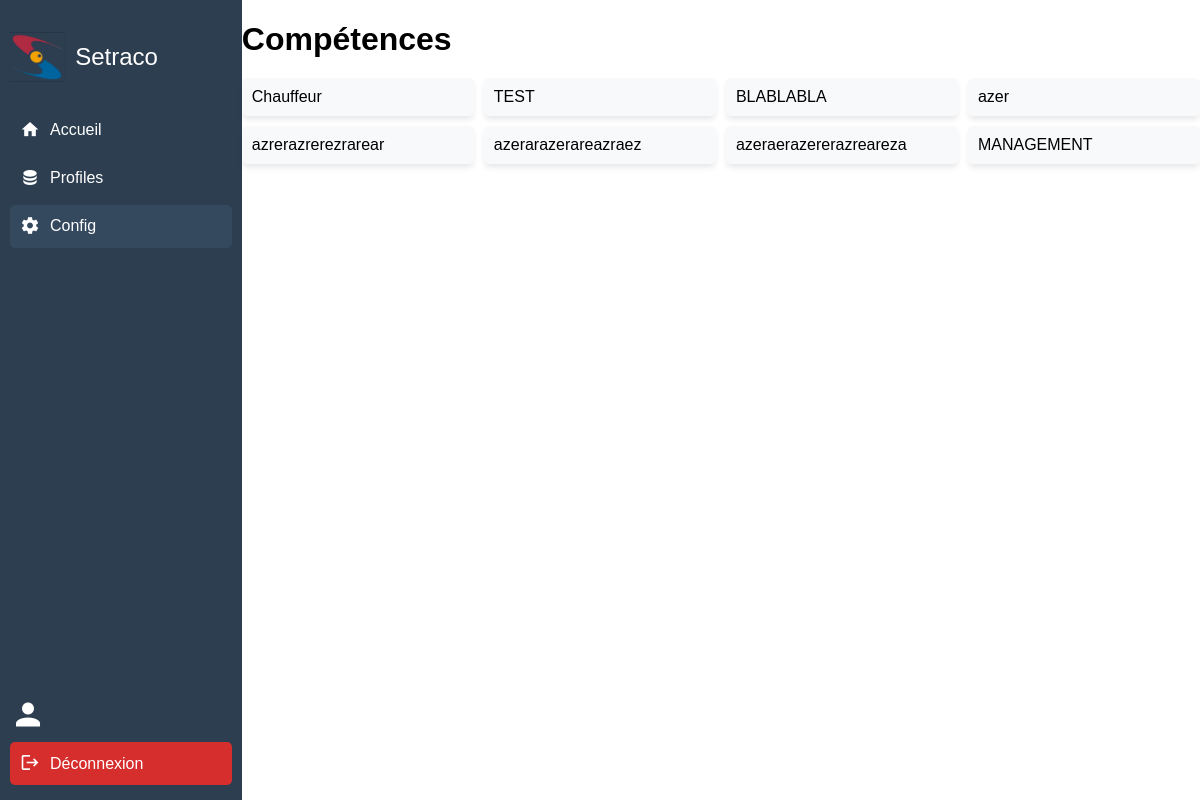
The app's page /config/, older data.
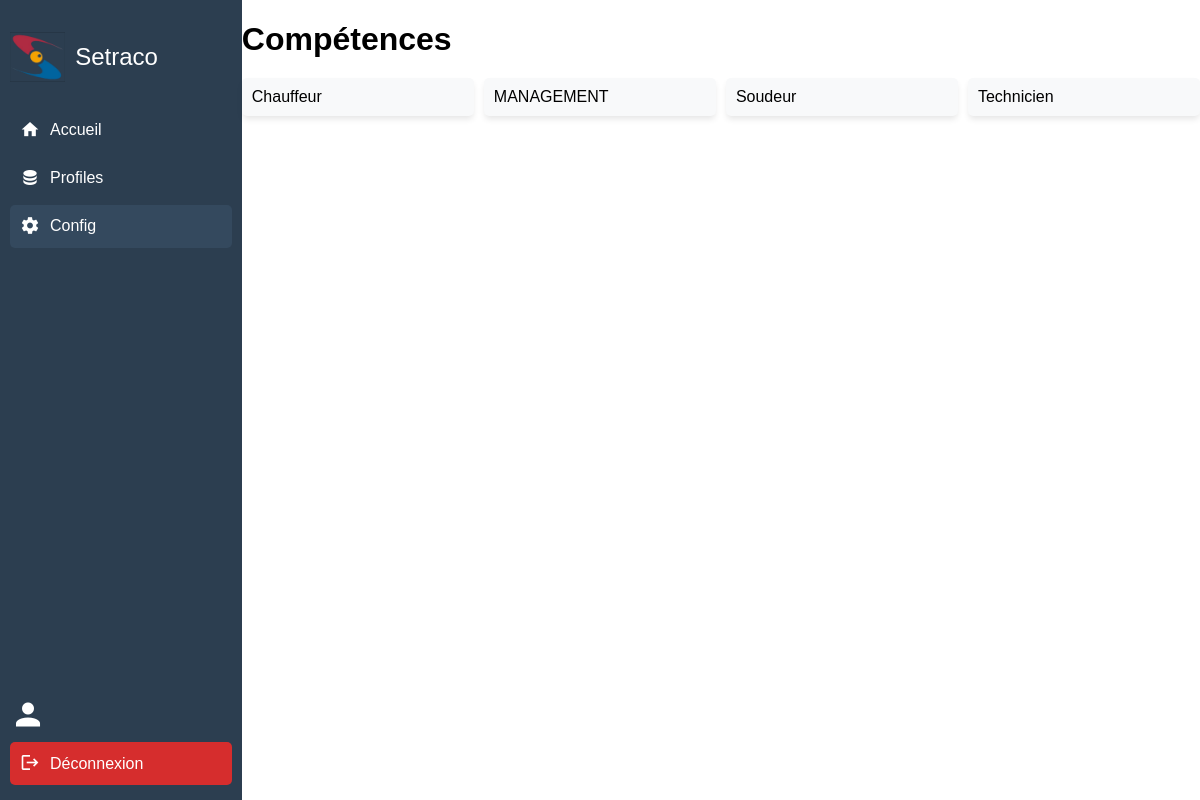
The same page, newer data.
### skills/models.py (models this page shows, shortened)
class Skill(models.Model):
    name = models.CharField(max_length=100)

### profiles/views.py (the view)
# urls.py: path('config/', config, name='config'),
def config(request):
    if request.method == 'GET':
        skills = Skill.objects.all()
        return render(request, 'config.html', {'skills': skills})

### accounts/templatetags/auth_extras.py (called while the page is built)
@register.filter(name='has_groups')
def has_groups(user, group_names):
    if isinstance(group_names, str):
        group_names = group_names.split(',')
    return user.groups.filter(name__in=group_names).exists() or user.is_superuser

### profiles/templates/config.html (shortened to what this page needs)
{% extends 'baseV3.html' %}
{% load auth_extras %}
{% block content %}
<h1>Compétences</h1>
<div class="skills-grid">
    {% for skill in skills %}
    <div class="skill-card">
        <span>{{ skill.name }}</span>
    </div>
    {% endfor %}
</div>
{% endblock %}

### profiles/templates/baseV3.html (shortened to what this page needs)
{% load static %}
{% load auth_extras %}
<!DOCTYPE html>
<html lang="en">
<head>
    <link href="https://cdn.jsdelivr.net/npm/vuetify@3.7/dist/vuetify.min.css" rel="stylesheet">
    <link href="https://cdn.jsdelivr.net/npm/@mdi/font/css/materialdesignicons.min.css" rel="stylesheet">
</head>
<body>
    <div class="container">
        <div class="sidebar">
            <div class="logo">
                <img src="{% static 'images/logoCrop.png' %}" alt="Company Logo">
                <span>Setraco</span>
            </div>
            <nav class="menu">
                <a href="{% url 'home' %}" class="{% if request.path == '/' %}active{% endif %}">
                    <span class="mdi mdi-home"></span>
                    Accueil
                </a>
                <a href="{% url 'profiles' %}" class="{% if request.path == '/profiles/' %}active{% endif %}">
                    <span class="mdi mdi-database"></span>
                    Profiles
                </a>
                <a href="{% url 'config' %}" class="{% if request.path == '/config/' %}active{% endif %}">
                    <span class="mdi mdi-cog"></span>
                    Config
                </a>
            </nav>
            <div class="logout">
                <div id="account-details">
                    <span class="mdi mdi-account"></span>
                </div>
                <a href="{% url 'logout' %}">
                    <span class="mdi mdi-logout"></span>
                    Déconnexion
                </a>
            </div>
        </div>
        <div class="content">
            {% block content %}
            {% endblock %}
        </div>
    </div>
</body>
</html>

### profiles/templates/baseV3.html (style rules this page uses)
body, html { margin: 0; padding: 0; font-family: Arial, sans-serif; height: 100%; }
.container { display: flex; height: 100vh; width: 100%; }
.sidebar { width: 250px; background-color: #2c3e50; color: white; display: flex; flex-direction: column; justify-content: space-between; padding: 10px; }
.logo { display: flex; align-items: center; height: 12%; }
.logo img { height: 50px; margin-right: 10px; }
.logo span { font-size: 24px; }
.menu { flex-grow: 1; }
.menu a { display: flex; align-items: center; padding: 10px; margin: 5px 0; color: white; text-decoration: none; border-radius: 5px; transition: background-color 0.3s; }
.menu a:hover, .menu a.active { background-color: #34495e; }
.menu .mdi { font-size: 20px; margin-right: 10px; }
.logout { width: 100%; }
.logout a { display: flex; align-items: center; padding: 10px; margin: 5px 0; background-color: rgb(214, 45, 45); color: white; text-decoration: none; border-radius: 5px; transition: background-color 0.3s; }
.logout .mdi { font-size: 20px; margin-right: 10px; }
.logout #account-details { display: flex; align-items: center; gap: 5px }
.logout #account-details .mdi { font-size: 36px; }
.content { width: 90%; }

### profiles/templates/config.html (style rules this page uses)
h1 { margin-bottom: 20px; }
.skills-grid { display: grid; grid-template-columns: repeat(4, 1fr); gap: 10px; }
.skill-card { background-color: #f8f9fa; padding: 10px; box-shadow: 0 4px 6px -1px rgba(0, 0, 0, 0.1); border-radius: 5px; display: flex; justify-content: space-between; align-items: center; }
.skill-card span { font-size: 16px; }

Row changes from the older to the newer data that the page shows:
removed Skill: name "TEST"
removed Skill: name "BLABLABLA"
removed Skill: name "azer"
removed Skill: name "azrerazrerezrarear"
removed Skill: name "azerarazerareazraez"
removed Skill: name "azeraerazererazreareza"
added Skill: name "Soudeur"
added Skill: name "Technicien"
